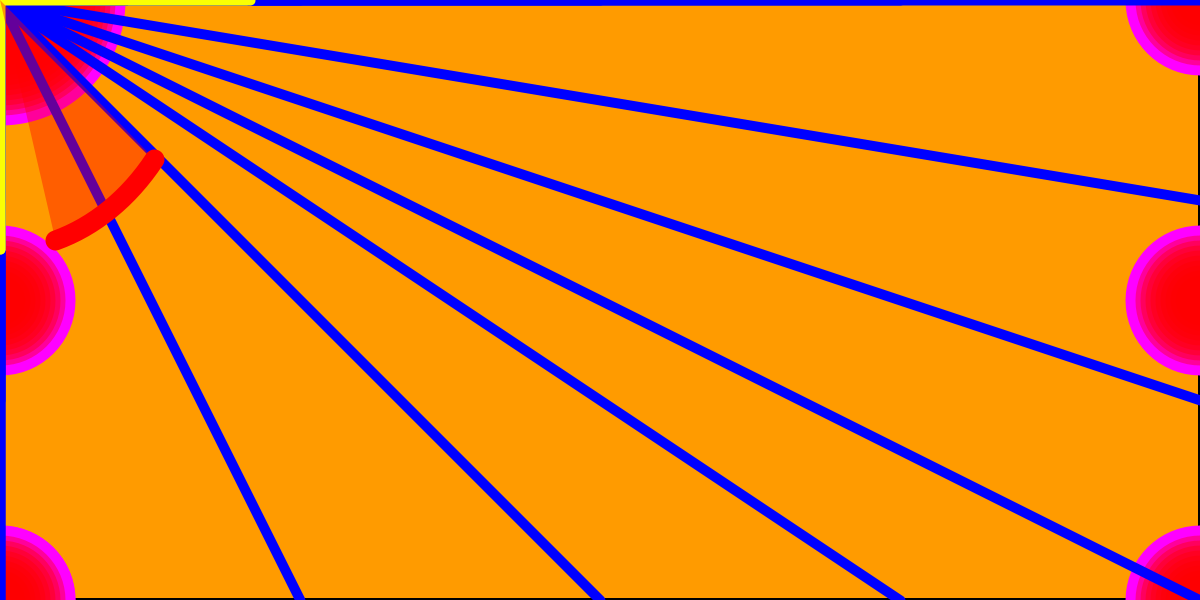
Frame 1 (no input)
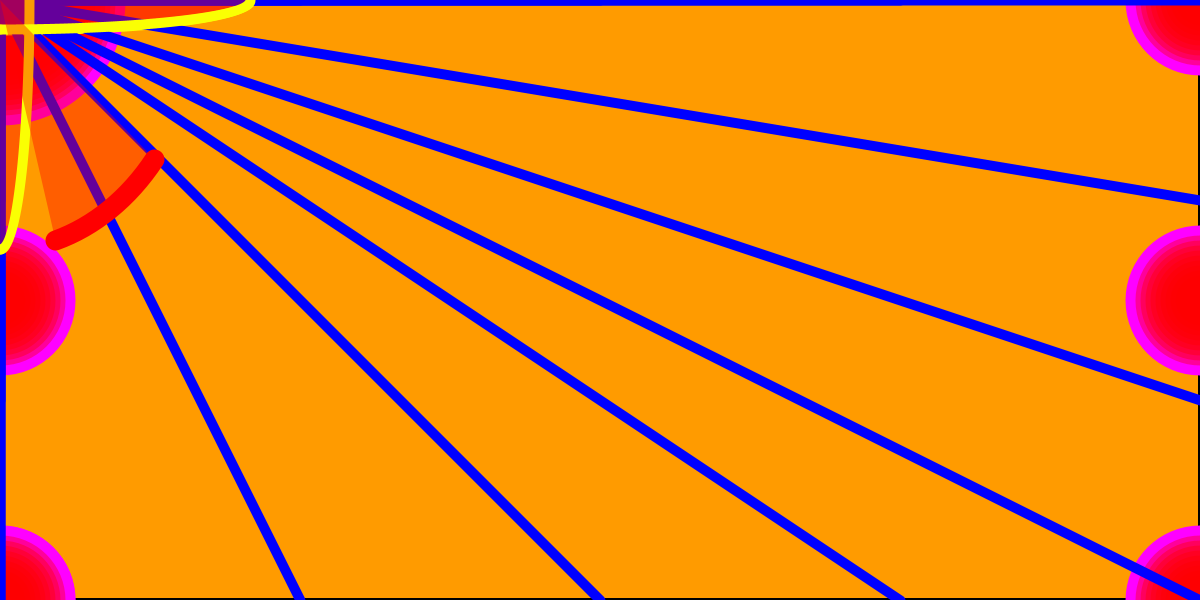
Frame 60 (the mouse pressed at the canvas centre just before this capture)
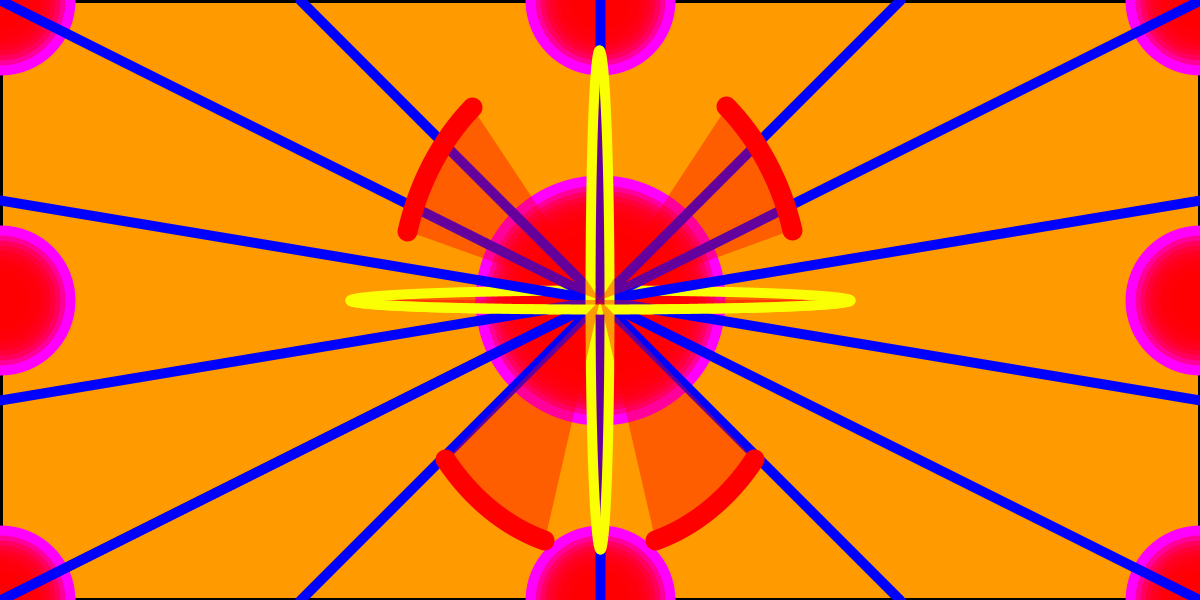
Frame 120 (the mouse held since frame 60 and released just before this capture)

The Processing sketch that drew these frames (run headless with seeded random() and noise(); from frame 60 on, the mouse is pressed at the canvas centre):

// Processing sketch: processing_72379
// ── processing_72379.pde

//Nikita Sharma
//Introduction to Digital Media Fall 2012
//Section A
//September 11th 2012
float randomDiameter =0; //global variable, integer, can access it anywhere throughout the code
float strokeGray =0;



void setup() {
  size(1200, 600);
  background(255);
}

void draw() {


  background(255, 255, 0);


  stroke(strokeGray);
  strokeWeight(5);
  fill(200, 0, 45);
  smooth();
  //background(135,25);
  fill(255, 0, 0, 100);
  rect(0, 0, width, height);
  smooth();
  stroke(strokeGray);
  strokeWeight(5);

  //fill inside of circle yellow
  //randomDiameter =random(20,100);
  if (randomDiameter <100) {
    randomDiameter++;
  }
  else {      
    randomDiameter=0;
  }
  for (int i=0; i<15; i++) {
    strokeWeight(10);
    stroke(i*30, 0, i*30);
    ellipse(mouseX, 600, i*10, i*10);
  }
  for (int i=0; i<15; i++) {
    strokeWeight(10);
    stroke(i*30, 0, i*30);
    ellipse(mouseX, 0, i*10, i*10);
  }
  for (int i=0; i<15; i++) {
    strokeWeight(10);
    stroke(i*30, 0, i*30);
    ellipse(1200, 300, i*10, i*10);
  }
  for (int i=0; i<15; i++) {
    strokeWeight(10);
    stroke(i*30, 0, i*30);
    ellipse(0, 300, i*10, i*10);
  }
  for (int i=0; i<15; i++) {
    strokeWeight(10);
    stroke(i*30, 0, i*30);
    ellipse(0, 0, i*10, i*10);
  }
  for (int i=0; i<15; i++) {
    strokeWeight(10);
    stroke(i*30, 0, i*30);
    ellipse(0, 600, i*10, i*10);
  }
  for (int i=0; i<15; i++) {
    strokeWeight(10);
    stroke(i*30, 0, i*30);
    ellipse(1200, 600, i*10, i*10);
  }

  for (int i=0; i<15; i++) {
    strokeWeight(10);
    stroke(i*30, 0, i*30);
    ellipse(1200, 0, i*10, i*10);
  }
  for (int i=0; i<25; i++) {
    strokeWeight(10);
    stroke(i*30, 0, i*30);
    ellipse(mouseX, mouseY, i*10, i*10);
  }


  ellipse(mouseX, mouseY, randomDiameter, randomDiameter);
  //ellipse(mouseX,mouseY,200,400);
  stroke(250, 255, 3);
  ellipse(mouseX, mouseY, 500, randomDiameter);

  stroke(0, 0, 255);
  strokeWeight(10);
  line(mouseX, mouseY, 0, 0);
  stroke(0, 0, 255);
  strokeWeight(10);
  line(mouseX, mouseY, 300, 0);
  stroke(0, 0, 255);
  strokeWeight(10);
  line(mouseX, mouseY, 600, 0);
  stroke(0, 0, 255);
  strokeWeight(10);
  line(mouseX, mouseY, 900, 0);
  stroke(0, 0, 255);
  strokeWeight(10);
  line(mouseX, mouseY, 1200, 0);
  stroke(0, 0, 255);
  strokeWeight(10);
  line(mouseX, mouseY, 1200, 200);
  stroke(0, 0, 255);
  strokeWeight(10);
  line(mouseX, mouseY, 1200, 400);
  stroke(0, 0, 255);
  strokeWeight(10);
  line(mouseX, mouseY, 1200, 600);
  stroke(0, 0, 255);
  strokeWeight(10);
  line(mouseX, mouseY, 900, 600);
  stroke(0, 0, 255);
  strokeWeight(10);
  line(mouseX, mouseY, 600, 600);
  stroke(0, 0, 255);
  strokeWeight(10);
  line(mouseX, mouseY, 300, 600);
  stroke(0, 0, 255);
  strokeWeight(10);
  line(mouseX, mouseY, 0, 600);
  stroke(0, 0, 255);
  strokeWeight(10);
  line(mouseX, mouseY, 0, 200);
  stroke(0, 0, 255);
  strokeWeight(10);
  line(mouseX, mouseY, 0, 400);
  stroke(0, 0, 255);
  strokeWeight(10);
  line(mouseX, mouseY, 0, 600);



  stroke(250, 255, 3);
  arc(mouseX, mouseY, randomDiameter, 500, 1.57, 4.71);
  stroke(250, 255, 3);
  arc(mouseX, mouseY, randomDiameter, 500, 4.71, 7.85);
  stroke(250, 255, 3);
  arc(mouseX, mouseY, 500, randomDiameter, 1.57, 3.14);
  stroke(250, 255, 3);
  arc(mouseX, mouseY, 500, randomDiameter, 0, 1.57);
  stroke(255, 0, 0);
  strokeWeight(20);
  arc(mouseX, mouseY, 400, 500, 5.4, 6);
  stroke(255, 0, 0);
  strokeWeight(20);
  arc(mouseX, mouseY, 400, 500, 3.42, 4.02);
  stroke(255, 0, 0);
  strokeWeight(20);
  arc(mouseX, mouseY, 400, 500, 1.85, 2.45);
  stroke(255, 0, 0);
  strokeWeight(20);
  arc(mouseX, mouseY, 400, 500, .69, 1.29);
}






void mouseClicked() {
  if (strokeGray == 0) {
    strokeGray =255;
  }
  else {
    strokeGray=0;
  }
}
  void keyPressed() {
    if (key =='s') {
      save("nikitasharma.png");
    }
  }
